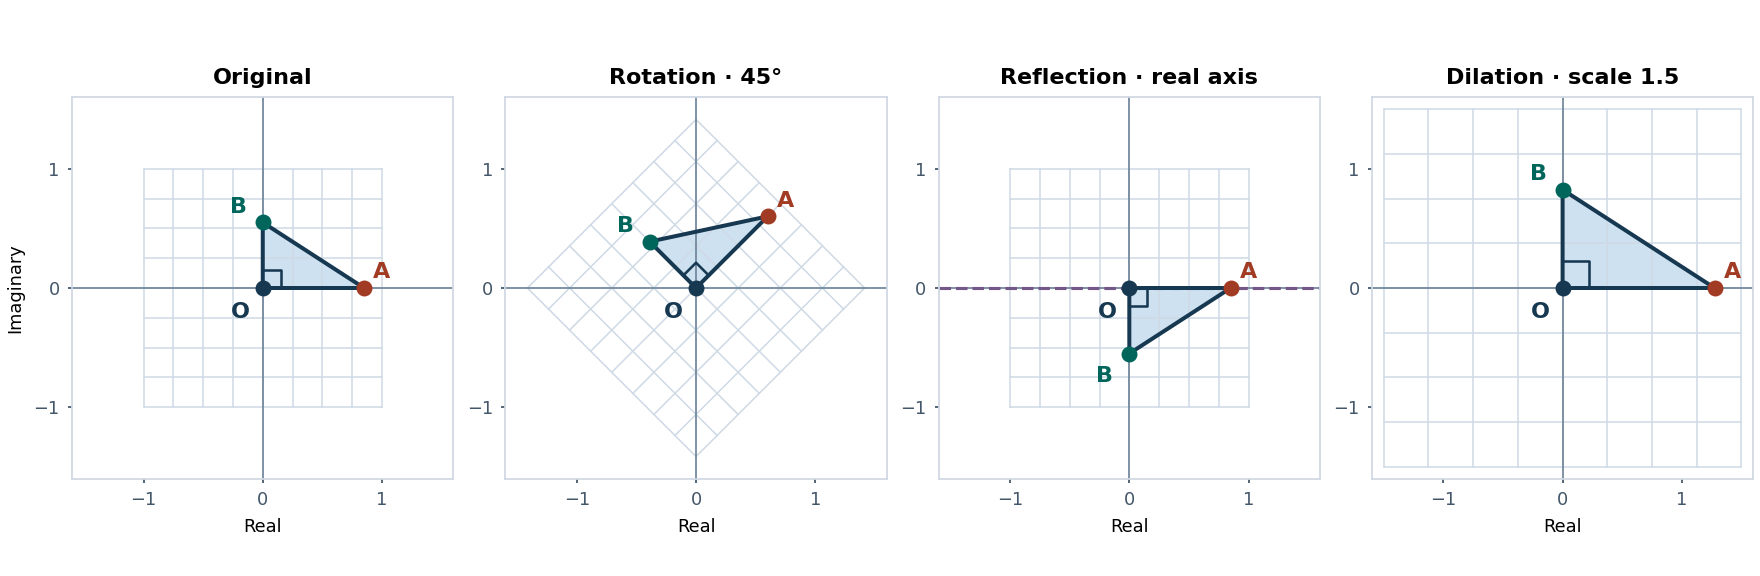

Here is the Python script that generated this plot:
"""Visualize the generators of group P from Chapter 1 of the thesis."""

from pathlib import Path

import matplotlib.pyplot as plt
import numpy as np

from pyconformal.linear import Dilation, LinearMap, Reflection, Rotation


def main() -> None:
    """Render the same grid and marked triangle under four linear maps."""
    maps = (
        ("Original", LinearMap(np.eye(2))),
        ("Rotation · 45°", Rotation(np.pi / 4)),
        ("Reflection · real axis", Reflection(0)),
        ("Dilation · scale 1.5", Dilation(1.5)),
    )
    triangle = np.array([0j, 0.85 + 0j, 0.55j, 0j])
    grid_axis = np.linspace(-1, 1, 9)
    extent = np.array([-1.0, 1.0])
    right_angle = np.array([0.15 + 0j, 0.15 + 0.15j, 0.15j])
    fig, axes = plt.subplots(1, 4, figsize=(11, 3.6), layout="constrained")
    for ax, (title, transform) in zip(axes, maps, strict=True):
        for offset in grid_axis:
            for line in (extent + 1j * offset, offset + 1j * extent):
                mapped = transform(line)
                ax.plot(mapped.real, mapped.imag, color="#cfdae5", linewidth=0.7)

        ax.axhline(0, color="#73889d", linewidth=0.8)
        ax.axvline(0, color="#73889d", linewidth=0.8)
        if isinstance(transform, Reflection):
            ax.axhline(0, color="#735789", linewidth=1.4, linestyle="--")

        mapped = transform(triangle)
        ax.fill(mapped.real, mapped.imag, color="#a4cae4", alpha=0.55)
        ax.plot(mapped.real, mapped.imag, color="#173851", linewidth=1.8)
        marker = transform(right_angle)
        ax.plot(marker.real, marker.imag, color="#173851", linewidth=1.15)
        labels = (
            ("O", "#173851", (-10, -11)),
            ("A", "#a23b24", (8, 7)),
            ("B", "#00665c", (-11, 7 if mapped[2].imag > 0 else -10)),
        )
        for point, (label, color, offset) in zip(mapped[:3], labels, strict=True):
            ax.scatter(point.real, point.imag, color=color, s=38, zorder=3)
            ax.annotate(
                label,
                (point.real, point.imag),
                xytext=offset,
                textcoords="offset points",
                ha="center",
                va="center",
                fontsize=10,
                fontweight="bold",
                color=color,
            )

        ax.set_title(title, fontsize=10, fontweight="bold")
        ax.set(xlim=(-1.6, 1.6), ylim=(-1.6, 1.6), aspect="equal")
        ax.set_xticks([-1, 0, 1])
        ax.set_yticks([-1, 0, 1])
        ax.set_xlabel("Real", fontsize=8)
        ax.tick_params(labelsize=8, length=2, colors="#44576a")
        for spine in ax.spines.values():
            spine.set_color("#d0d8e2")

    axes[0].set_ylabel("Imaginary", fontsize=8)
    output = Path(__file__).with_suffix(".png")
    fig.savefig(output, dpi=160)
    plt.close(fig)


if __name__ == "__main__":
    main()
